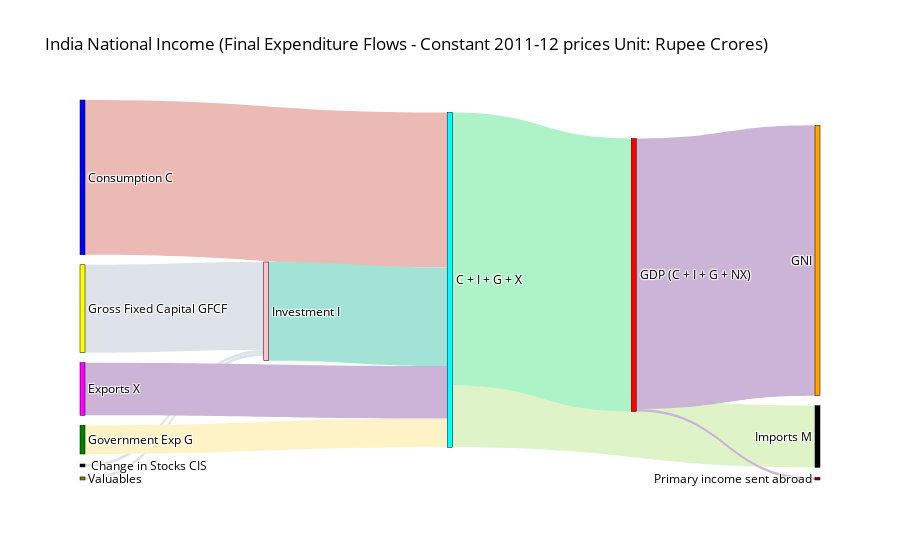

Write notebook code for a chart like this one.
### Code cell
# Inspired from: https://github.com/Thiagobc23/plotly-sankey/blob/master/sankey.ipynb

import pandas as pd
import plotly.graph_objects as go

df = pd.read_excel('/Users/kalyan/Library/CloudStorage/OneDrive-IIMVIZAG/Kalyan-Research/APO/Data-Analysis-Manuscript/India-NationalAcc.xlsx'
                  , sheet_name='nia-india')
#print(df)

# Define Link i.e. source-target-value
link = dict(source = [2, 3, 4, 
                      0, 1, 5, 6,
                      7, 7, 
                      9, 9, ],
            target = [5, 5, 5,
                      7, 7, 7, 7,
                      8, 9, 
                      10, 11,  ],
            value = [4730416, 158385, 164527,
                     8321701, 1541742, 5304588, 2826639,
                     3317165, 14677504, 
                    141636, 14535868, ],
           color = ['#DEE3E9', '#DEE3E9', '#DEE3E9',
                   '#EBBAB5', '#FEF3C7', '#A2E3D7', '#CBB4D5',
                   '#DEF3C7', '#AEF3C7',
                   '#CBB4D5', '#CBB4D5', ])

#link = dict( source = df['source'], target = df['target'], value = df['flow_value'])
           
# Define nodes
node = dict(
    pad = 10,
    thickness = 5,
    line = dict(color = "black", width = 0.5),
#     x = df['node_x'],
#     y = df['node_y'],
    label =  df['flow_label'],
    color =  df['node_color'],) 
    
    
fig = go.Figure(go.Sankey(
    arrangement = "freeform", # other formats include perpendicular, freeform, fixed, snap
    node = node, link = link))

fig.update_layout(
    hovermode = 'x',
    title="India National Income (Final Expenditure Flows - Constant 2011-12 prices Unit: Rupee Crores)",
    font=dict(size = 12, color = 'black'),
    )

fig.show()

### Figure 1 — Plotly figure (JSON) as saved in the notebook; plotly's stock layout.template omitted (floating-point values rounded to 4 significant figures)
{"data": [{"arrangement": "freeform", "link": {"color": ["#DEE3E9", "#DEE3E9", "#DEE3E9", "#EBBAB5", "#FEF3C7", "#A2E3D7", "#CBB4D5", "#DEF3C7", "#AEF3C7", "#CBB4D5", "#CBB4D5"], "source": [2, 3, 4, 0, 1, 5, 6, 7, 7, 9, 9], "target": [5, 5, 5, 7, 7, 7, 7, 8, 9, 10, 11], "value": [4730416, 158385, 164527, 8321701, 1541742, 5304588, 2826639, 3317165, 14677504, 141636, 14535868]}, "node": {"color": ["blue", "green", "yellow", "black", "olive", "pink", "magenta", "cyan", "black", "red", "darkred", "orange"], "label": ["Consumption C", "Government Exp G", "Gross Fixed Capital GFCF", " Change in Stocks CIS", "Valuables", "Investment I", "Exports X", "C + I + G + X", "Imports M", "GDP (C + I + G + NX)", "Primary income sent abroad", "GNI"], "line": {"color": "black", "width": 0.5}, "pad": 10, "thickness": 5}, "type": "sankey"}], "layout": {"font": {"color": "black", "size": 12}, "hovermode": "x", "title": {"text": "India National Income (Final Expenditure Flows - Constant 2011-12 prices Unit: Rupee Crores)"}}}
